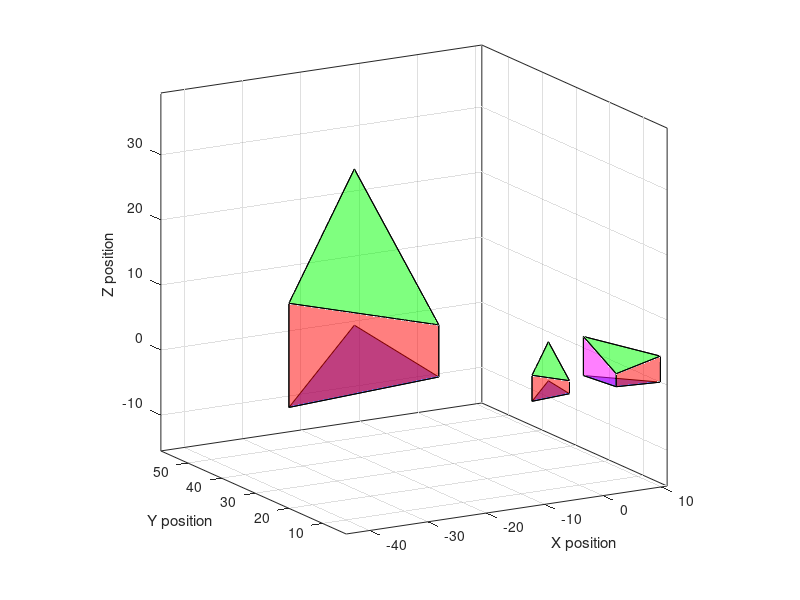
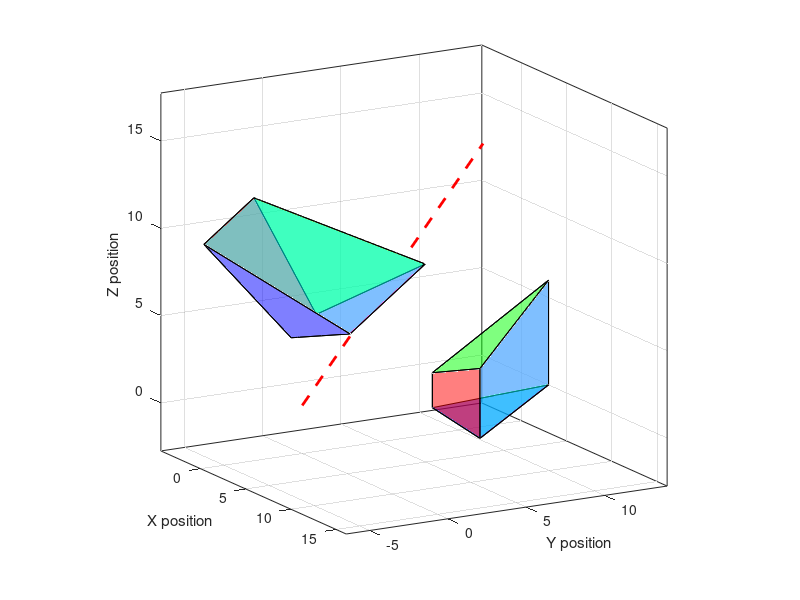

Source code (MATLAB) for these figures, in order:
clear; close all; clc;

%% plot the body 
A = [4 6 0]';
B = [11 5 0]';
C = [3 14 0]';
D = [4 6 2]';
E = [11 5 4]';
F = [3 14 6]';

points = [A B C D E F];
points_homo = [points; ones(1,6)];

figure(1)
fill3(points(1,1:3),points(2,1:3),points(3,1:3),'b','FaceAlpha',0.5)
hold on
fill3(points(1,4:6),points(2,4:6),points(3,4:6),'g','FaceAlpha',0.5)
fill3(points(1,[1 2 5 4]),points(2,[1 2 5 4]),points(3,[1 2 5 4]),'r','FaceAlpha',0.5)
fill3(points(1,[1 3 6 4]),points(2,[1 3 6 4]),points(3,[1 3 6 4]),'m','FaceAlpha',0.5)
fill3(points(1,[2 3 6 5]),points(2,[2 3 6 5]),points(3,[2 3 6 5]),'c','FaceAlpha',0.5)

%% (a)
disp('Part(a) reflecting and scaling operators:')
% reflection

H_r = [-1 0 0 0;
        0 1 0 0;
        0 0 1 0;
        0 0 0 1]
    
points_ref = H_r * points_homo;

fill3(points_ref(1,1:3),points_ref(2,1:3),points_ref(3,1:3),'b','FaceAlpha',0.5)
fill3(points_ref(1,4:6),points_ref(2,4:6),points_ref(3,4:6),'g','FaceAlpha',0.5)
fill3(points_ref(1,[1 2 5 4]),points_ref(2,[1 2 5 4]),points_ref(3,[1 2 5 4]),'r','FaceAlpha',0.5)
fill3(points_ref(1,[1 3 6 4]),points_ref(2,[1 3 6 4]),points_ref(3,[1 3 6 4]),'m','FaceAlpha',0.5)
fill3(points_ref(1,[2 3 6 5]),points_ref(2,[2 3 6 5]),points_ref(3,[2 3 6 5]),'c','FaceAlpha',0.5)

% scaling

H_s = [4 0 0 0;
       0 4 0 0;
       0 0 4 0;
       0 0 0 1]

points_sc = H_s * points_ref;

fill3(points_sc(1,1:3),points_sc(2,1:3),points_sc(3,1:3),'b','FaceAlpha',0.5)
fill3(points_sc(1,4:6),points_sc(2,4:6),points_sc(3,4:6),'g','FaceAlpha',0.5)
fill3(points_sc(1,[1 2 5 4]),points_sc(2,[1 2 5 4]),points_sc(3,[1 2 5 4]),'r','FaceAlpha',0.5)
fill3(points_sc(1,[1 3 6 4]),points_sc(2,[1 3 6 4]),points_sc(3,[1 3 6 4]),'m','FaceAlpha',0.5)
fill3(points_sc(1,[2 3 6 5]),points_sc(2,[2 3 6 5]),points_sc(3,[2 3 6 5]),'c','FaceAlpha',0.5)

xlabel('X position')
ylabel('Y position')
zlabel('Z position')
axis equal
grid on
%%
view(-30,15)

%% (b)
theta = -120;
% let the projection on xy plane be 1
L_xy = 1;

L_x = L_xy*cosd(60);
L_y = L_xy*sind(60);
L_z = L_y*tand(60);

L_axis = sqrt(L_x^2 + L_y^2 + L_z^2);


ux = L_x/L_axis;
uy = L_y/L_axis;
uz = L_z/L_axis;

disp('Part(b) rotation operators:')

H_rt = [cosd(theta)+ux^2*(1-cosd(theta)), ux*uy*(1-cosd(theta))-uz*sind(theta), ux*uz*(1-cosd(theta))+uy*sind(theta), 0;
     uy*ux*(1-cosd(theta))+uz*sind(theta), cosd(theta)+uy^2*(1-cosd(theta)), uy*uz*(1-cosd(theta))-ux*sind(theta), 0;
     uz*ux*(1-cosd(theta))-uy*sind(theta), uz*uy*(1-cosd(theta))+ux*sind(theta), cosd(theta)+uz^2*(1-cosd(theta)), 0;
     0,                                    0,                                    0,                                1]

points_rt = H_rt * points_homo;

figure(2)
clf
fill3(points(1,1:3),points(2,1:3),points(3,1:3),'b','FaceAlpha',0.5)
hold on
fill3(points(1,4:6),points(2,4:6),points(3,4:6),'g','FaceAlpha',0.5)
fill3(points(1,[1 2 5 4]),points(2,[1 2 5 4]),points(3,[1 2 5 4]),'r','FaceAlpha',0.5)
fill3(points(1,[1 3 6 4]),points(2,[1 3 6 4]),points(3,[1 3 6 4]),'m','FaceAlpha',0.5)
fill3(points(1,[2 3 6 5]),points(2,[2 3 6 5]),points(3,[2 3 6 5]),'c','FaceAlpha',0.5)

fill3(points_rt(1,1:3),points_rt(2,1:3),points_rt(3,1:3),'b','FaceAlpha',0.5)
fill3(points_rt(1,4:6),points_rt(2,4:6),points_rt(3,4:6),'g','FaceAlpha',0.5)
fill3(points_rt(1,[1 2 5 4]),points_rt(2,[1 2 5 4]),points_rt(3,[1 2 5 4]),'r','FaceAlpha',0.5)
fill3(points_rt(1,[1 3 6 4]),points_rt(2,[1 3 6 4]),points_rt(3,[1 3 6 4]),'m','FaceAlpha',0.5)
fill3(points_rt(1,[2 3 6 5]),points_rt(2,[2 3 6 5]),points_rt(3,[2 3 6 5]),'c','FaceAlpha',0.5)

plot3([0, 10*L_x],[0 10*L_y],[0 10*L_z],'r--','linewidth',2)

xlabel('X position')
ylabel('Y position')
zlabel('Z position')
axis equal
grid on
view(60,15)


